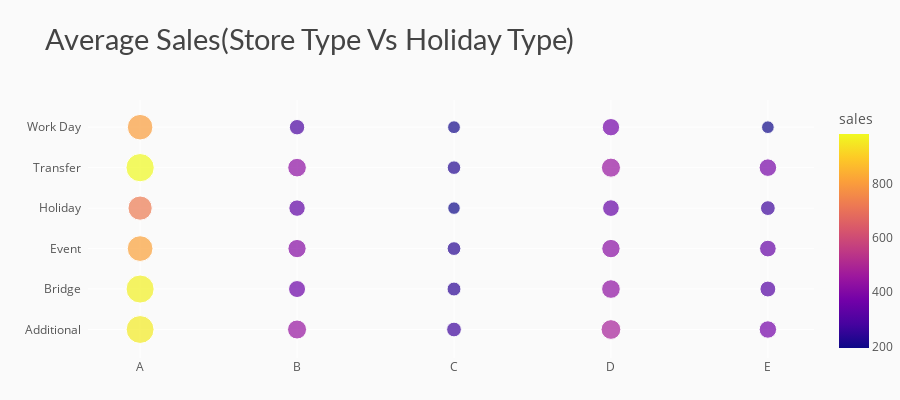

The notebook cell saved with this chart:
### Code cell
# data
df_sh = df.groupby(['type_store','type_holiday']).agg({"sales" : "mean"}).reset_index()
df_sh['sales'] = round(df_sh['sales'], 2)

# chart
fig = px.scatter(df_sh, x='type_store', color='sales', y='type_holiday', size='sales',
                 color_discrete_sequence=px.colors.qualitative.D3,
                 title="Average Sales(Store Type Vs Holiday Type)")
# styling
fig.update_yaxes(ticksuffix='  ')
fig.update_layout(height=400, xaxis_title='', yaxis_title='',
                  margin=dict(b=0),
                  plot_bgcolor='#fafafa', paper_bgcolor='#fafafa',
                  title_font=dict(size=29, color='#444', family="Lato, sans-serif"),
                  font=dict(color='#555'), 
                  hoverlabel=dict(bgcolor="#f2f2f2", font_size=13, font_family="Lato, sans-serif"))
fig.show()

### Figure 1 — Plotly figure (JSON) as saved in the notebook; plotly's stock layout.template omitted (floating-point values rounded to 4 significant figures)
{"data": [{"hovertemplate": "type_store=%{x}<br>type_holiday=%{y}<br>sales=%{marker.color}<extra></extra>", "legendgroup": "", "marker": {"color": [957.7, 969.8, 813.6, 723.3, 984.6, 803.8, 445.1, 355.8, 409.9, 332.5, 426.6, 292.6, 267.2, 239.9, 233.7, 193.9, 226.7, 202.5, 480.4, 428.4, 417.0, 344.4, 448.1, 371.9, 374.0, 310.1, 343.2, 269.6, 379.7, 197.7], "coloraxis": "coloraxis", "size": [957.7, 969.8, 813.6, 723.3, 984.6, 803.8, 445.1, 355.8, 409.9, 332.5, 426.6, 292.6, 267.2, 239.9, 233.7, 193.9, 226.7, 202.5, 480.4, 428.4, 417.0, 344.4, 448.1, 371.9, 374.0, 310.1, 343.2, 269.6, 379.7, 197.7], "sizemode": "area", "sizeref": 2.462, "symbol": "circle"}, "mode": "markers", "name": "", "orientation": "v", "showlegend": false, "type": "scatter", "x": ["A", "A", "A", "A", "A", "A", "B", "B", "B", "B", "B", "B", "C", "C", "C", "C", "C", "C", "D", "D", "D", "D", "D", "D", "E", "E", "E", "E", "E", "E"], "xaxis": "x", "y": ["Additional", "Bridge", "Event", "Holiday", "Transfer", "Work Day", "Additional", "Bridge", "Event", "Holiday", "Transfer", "Work Day", "Additional", "Bridge", "Event", "Holiday", "Transfer", "Work Day", "Additional", "Bridge", "Event", "Holiday", "Transfer", "Work Day", "Additional", "Bridge", "Event", "Holiday", "Transfer", "Work Day"], "yaxis": "y"}], "layout": {"coloraxis": {"colorbar": {"title": {"text": "sales"}}, "colorscale": [[0, "#0d0887"], [0.1111, "#46039f"], [0.2222, "#7201a8"], [0.3333, "#9c179e"], [0.4444, "#bd3786"], [0.5556, "#d8576b"], [0.6667, "#ed7953"], [0.7778, "#fb9f3a"], [0.8889, "#fdca26"], [1, "#f0f921"]]}, "font": {"color": "#555"}, "height": 400, "hoverlabel": {"bgcolor": "#f2f2f2", "font": {"family": "Lato, sans-serif", "size": 13}}, "legend": {"itemsizing": "constant", "tracegroupgap": 0}, "margin": {"b": 0}, "paper_bgcolor": "#fafafa", "plot_bgcolor": "#fafafa", "title": {"font": {"color": "#444", "family": "Lato, sans-serif", "size": 29}, "text": "Average Sales(Store Type Vs Holiday Type)"}, "xaxis": {"anchor": "y", "domain": [0, 1], "title": {"text": ""}}, "yaxis": {"anchor": "x", "domain": [0, 1], "ticksuffix": "  ", "title": {"text": ""}}}}
